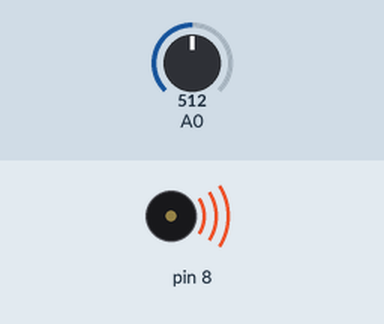
Bench run of a sketch on a simulated Arduino Uno, built with avr-gcc and run on an emulated ATmega328P. Parts: buzzer (waves = sounding). Inputs (shaded band) come from the test bench; at power-on: A0 = 512. What the sketch prints to the serial monitor is not drawn.

Above: at 1.2 s.
1.3 s: A0 set to 488
At 2.3 s:
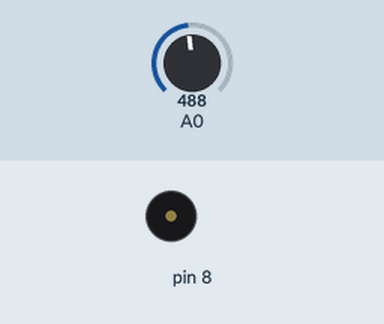
2.8 s: A0 set to 511
At 3.6 s:
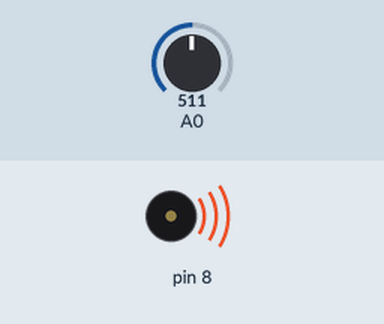
4.3 s: A0 set to 495
At 4.6 s:
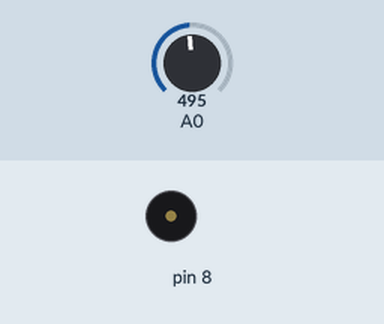
Timing chart, 0 to 7.3 s (numbered marks = the images above; inputs shaded):
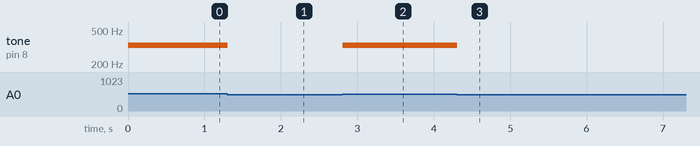

Measured:
- the behaviour switches between 505 and 504 on A0 (found by bisection; images 0 and 1)
- after the input at 1.3 s, tone on pin 8: 330 Hz → silent at once
- after the input at 2.8 s, tone on pin 8: silent → 330 Hz at once
- after the input at 4.3 s, tone on pin 8: 330 Hz → silent at once

The sketch:

pr7-keyboard_instrument.ino
```cpp
int buttons[6];
// set up an array with 6 integers

// Middle C, D, E, F (http://phy.mtu.edu/~suits/notefreqs.html)
int notes[] = {262, 294, 330, 349};

void setup() {
  Serial.begin(9600);

  buttons[0] = 2;
  // give the first element of the array the value 2
}

void loop() {
  // keyVal = electricity given back, resistence is blocking this
  int keyVal = analogRead(A0);

//  if(millis() % 1000 == 0){
      Serial.print(keyVal);
      Serial.print("\n");
//  }

  if(keyVal >= 1001 && keyVal <= 1002){
    tone(8, notes[1]);
  }
  else if(keyVal >= 970 && keyVal <= 1025){
    tone(8, notes[0]);
  }
  else if(keyVal >= 505 && keyVal <= 515){
    tone(8, notes[2]);
  }
  else if(keyVal >= 5 && keyVal <= 10){
    tone(8, notes[3]);
  }
  else {
    noTone(8);
  }
}
```
